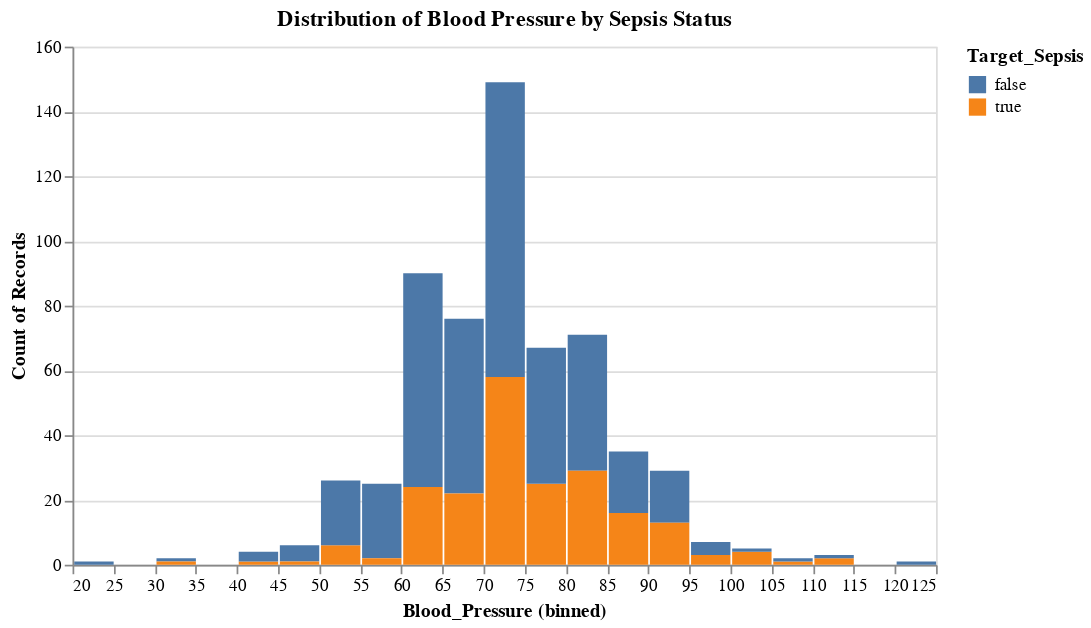

The notebook cell this image was saved under:
### Markdown cell above
**4. How does the distribution of Blood Pressure vary between patients with and without sepsis?**

### Code cell
# Create side-by-side histogram for Blood Pressure
histogram = alt.Chart(Train_data).mark_bar().encode(
    x=alt.X('Blood_Pressure:Q', bin=alt.Bin(maxbins=30)),
    y='count()',
    color='Target_Sepsis:N'
).properties(
    width=500,  # Increase width to 500
    height=300, # Increase height to 300
    title='Distribution of Blood Pressure by Sepsis Status'
)

histogram

### Figure 1 — Vega-Lite specification as saved in the notebook (floating-point values rounded to 4 significant figures; data arrays with more than 128 entries replaced by an {"elided": "..."} marker saying what was removed)
{"config": {"view": {"continuousWidth": 300, "continuousHeight": 300}}, "data": {"name": "data-191fa44c937c5f67050ccc865755dc2c"}, "mark": {"type": "bar"}, "encoding": {"color": {"field": "Target_Sepsis", "type": "nominal"}, "x": {"bin": {"maxbins": 30}, "field": "Blood_Pressure", "type": "quantitative"}, "y": {"aggregate": "count", "type": "quantitative"}}, "height": 300, "title": "Distribution of Blood Pressure by Sepsis Status", "width": 500, "$schema": "https://vega.github.io/schema/vega-lite/v5.17.0.json", "datasets": {"data-191fa44c937c5f67050ccc865755dc2c": {"elided": "599 records"}}}
